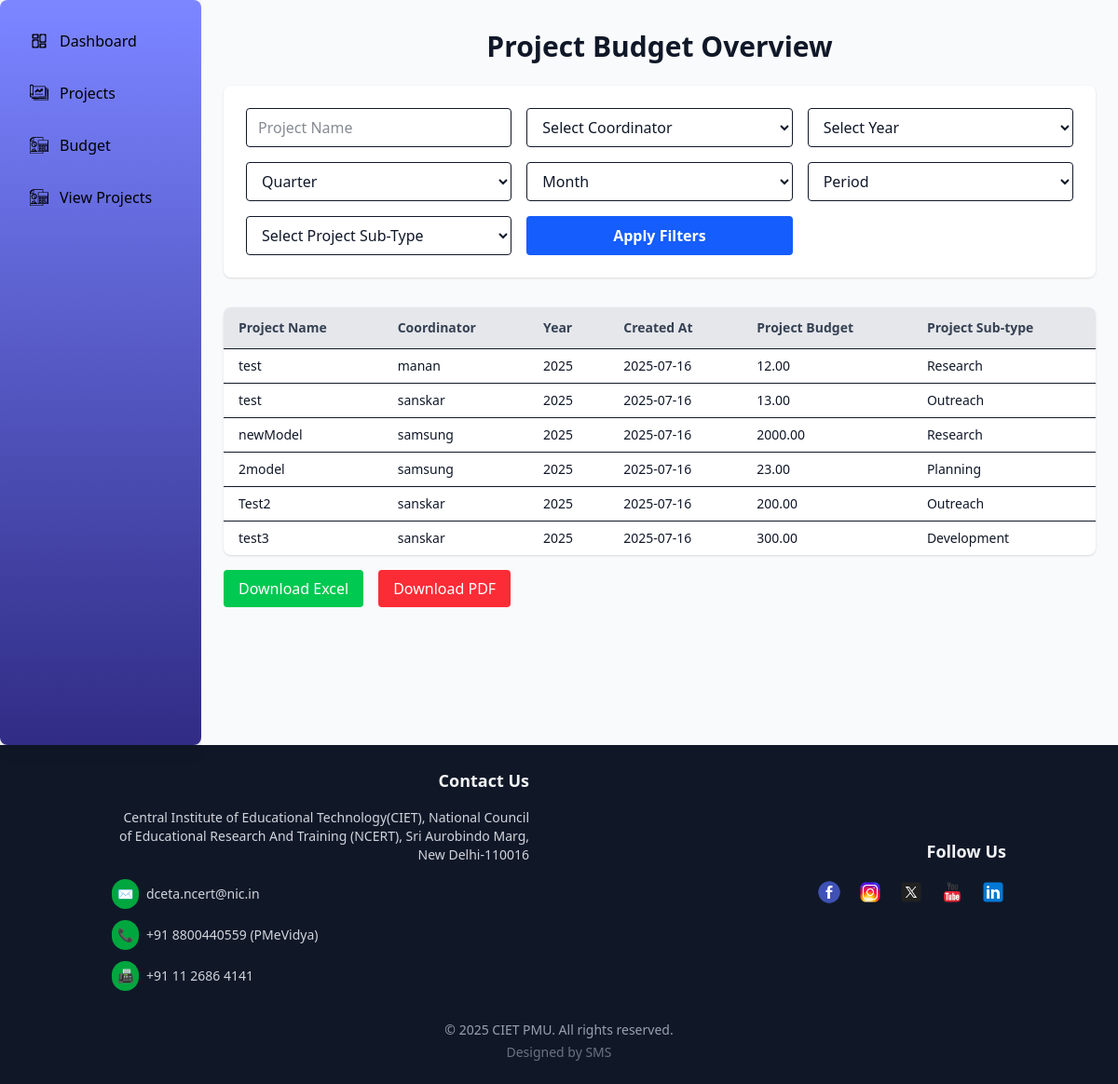
/view_projects/, run on an earlier commit of the app's database.
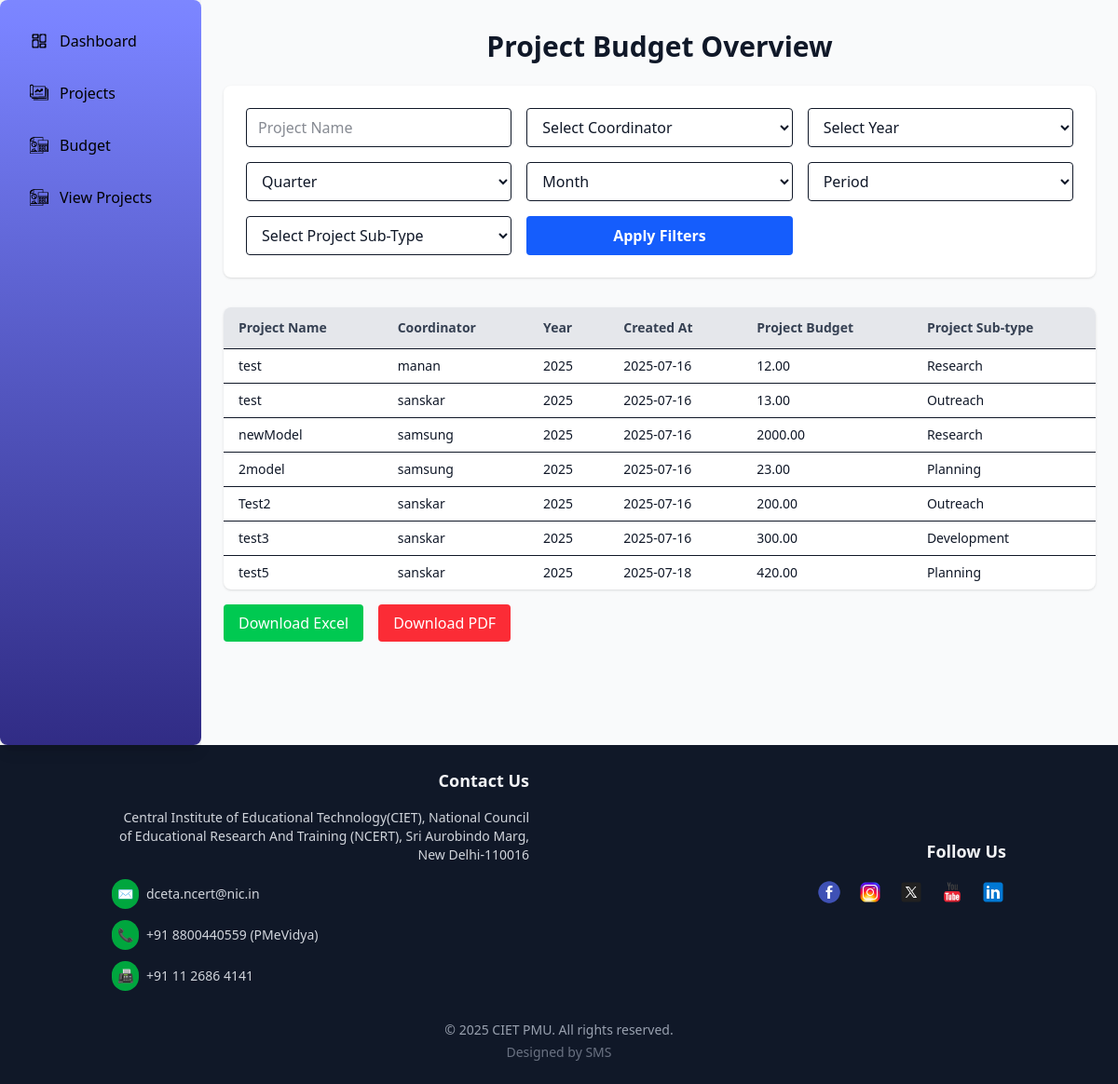
And on a later commit of the database.
### admin_dashboard/models.py (models this page shows)
class Program(models.Model):
    type = models.TextField(blank=True, null=True)
    title = models.TextField()
    coordinator = models.ForeignKey('User', models.DO_NOTHING)
    annual_budget = models.ForeignKey(Annualbudget, models.DO_NOTHING)
    created_at = models.DateTimeField(default=timezone.now)
    updated_at = models.DateTimeField(default=timezone.now)
    program_budget = models.DecimalField(decimal_places=2, max_digits=12)
    program_sub_type = models.TextField()
    class Meta:
        managed = False
        db_table = 'Program'

class User(models.Model):
    username = models.TextField(unique=True)
    password = models.TextField()
    role = models.TextField(blank=True, null=True)
    name = models.TextField()
    email = models.TextField(unique=True)
    class Meta:
        managed = False
        db_table = 'User'

class Annualbudget(models.Model):
    year = models.IntegerField()
    budget = models.DecimalField(max_digits=12, decimal_places=2)  # max_digits and decimal_places have been guessed, as this database handles decimal fields as float
    created_at = models.DateTimeField(blank=True, null=True)
    updated_at = models.DateTimeField(blank=True, null=True)
    class Meta:
        managed = False
        db_table = 'AnnualBudget'
        get_latest_by = 'year'

### admin_dashboard/views.py (the view)
# urls.py: path('view_projects/', views.view_projects, name='view_projects'),
def view_projects(request):
    coordinators, years, months, projects = helper_filter(request)
    return render(request, 'admin_dashboard/view_projects.html', {
        'coordinators': coordinators,
        'years': years,
        'months': months,
        'projects': projects,
    })

### admin_dashboard/views.py (called while the page is built, shortened)
def helper_filter(request):
    coordinators = User.objects.all()
    years = Annualbudget.objects.all()
    months = [month for month in calendar.month_name if month]
    projects = Program.objects.all()
    return coordinators, years, months, projects

### admin_dashboard/templates/admin_dashboard/view_projects.html (shortened to what this page needs)
{% extends "layout.html" %}
{% load static %}
{% load static tailwind_tags %}
{% block content %}
<div class="flex min-h-screen">
    {% include "partials/admin_sidebar.html" %}
  <div class="flex-1 overflow-y-auto px-6 py-8 bg-gray-50">
    <h1 class="text-3xl font-bold mb-6 text-center">Project Budget Overview</h1>
    <form method="POST" class="bg-white rounded-lg shadow p-6 grid grid-cols-1 md:grid-cols-3 gap-4 mb-8">
      <input type="text" name="project_name" placeholder="Project Name" class="border rounded px-3 py-2" />
      <select name="coordinator" class="border rounded px-3 py-2">
        <option value="">Select Coordinator</option>
      </select>
    <select name="year" class="border rounded px-3 py-2">
        <option value="">Select Year</option>
    </select>
      <select name="quarter" class="border rounded px-3 py-2">
        <option value="">Quarter</option>
      </select>
      <select name="month" class="border rounded px-3 py-2">
        <option value="">Month</option>
      </select>
      <select name="period" class="border rounded px-3 py-2">
        <option value="">Period</option>
      </select>
      <select name="sub_type" class="border rounded px-3 py-2">
  <option value="">Select Project Sub-Type</option>
</select>
      <button type="submit" class="w-full bg-blue-600 hover:bg-blue-700 cursor-pointer text-white font-semibold py-2 rounded">Apply Filters</button>
    </form>
    {% if projects %}
  <div class="overflow-x-auto bg-white rounded-lg shadow">
    <table class="min-w-full table-auto">
      <thead class="bg-gray-200 text-gray-700 text-sm">
        <tr>
          <th class="px-4 py-3 text-left">Project Name</th>
          <th class="px-4 py-3 text-left">Coordinator</th>
          <th class="px-4 py-3 text-left">Year</th>
          <th class="px-4 py-3 text-left">Created At</th>
          <th class="px-4 py-3 text-left">Project Budget</th>
          <th class="px-4 py-3 text-left">Project Sub-type</th>
        </tr>
      </thead>
      <tbody class="text-sm">
        {% for project in projects %}
          <tr class="border-t hover:bg-gray-50">
            <td class="px-4 py-2">{{ project.title }}</td>
            <td class="px-4 py-2">{{ project.coordinator.username }}</td>
            <td class="px-4 py-2">{{ project.annual_budget.year }}</td>
            <td class="px-4 py-2">{{ project.created_at|date:"Y-m-d" }}</td>
            <td class="px-4 py-2">{{project.program_budget}}</td>
            <td class="px-4 py-2">{{project.program_sub_type}}</td>
          </tr>
        {% endfor %}
      </tbody>
    </table>
  </div>
  <div class="mt-4 flex gap-4">
  <form method="post" action="{% url 'export_projects_excel' %}">
    <button type="submit" class="bg-green-500 hover:bg-green-600 text-white px-4 py-2 rounded">
      Download Excel
    </button>
  </form>
  <form method="post" action="{% url 'export_projects_pdf' %}">
    <button type="submit" class="bg-red-500 hover:bg-red-600 text-white px-4 py-2 rounded">
      Download PDF
    </button>
  </form>
</div>
{% else %}
  <p class="text-center text-gray-600 mt-6">No results found for selected filters.</p>
{% endif %}
  </div>
</div>
{% endblock %}

What changed in the data, as far as the page shows it:
added Program: title "test5", coordinator.username "sanskar", annual_budget.year "2025", created_at "2025-07-18", program_budget "420.00", program_sub_type "Planning"
